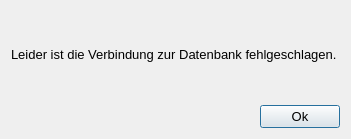
<?xml version="1.0" encoding="UTF-8"?>
<ui version="4.0">
 <class>NoDatabaseConnectionDialog</class>
 <widget class="QDialog" name="NoDatabaseConnectionDialog">
  <property name="geometry">
   <rect>
    <x>0</x>
    <y>0</y>
    <width>351</width>
    <height>139</height>
   </rect>
  </property>
  <property name="font">
   <font>
    <family>Arial</family>
    <pointsize>10</pointsize>
   </font>
  </property>
  <property name="windowTitle">
   <string>Keine Verbindung zur Datenbank</string>
  </property>
  <property name="windowIcon">
   <iconset resource="resources.qrc">
    <normaloff>:/logos/logo_oceancare_2.png</normaloff>:/logos/logo_oceancare_2.png</iconset>
  </property>
  <layout class="QVBoxLayout" name="verticalLayout">
   <item>
    <spacer name="verticalSpacer_2">
     <property name="orientation">
      <enum>Qt::Vertical</enum>
     </property>
     <property name="sizeHint" stdset="0">
      <size>
       <width>20</width>
       <height>40</height>
      </size>
     </property>
    </spacer>
   </item>
   <item>
    <widget class="QLabel" name="label">
     <property name="text">
      <string>Leider ist die Verbindung zur Datenbank fehlgeschlagen.</string>
     </property>
     <property name="wordWrap">
      <bool>true</bool>
     </property>
    </widget>
   </item>
   <item>
    <spacer name="verticalSpacer">
     <property name="orientation">
      <enum>Qt::Vertical</enum>
     </property>
     <property name="sizeHint" stdset="0">
      <size>
       <width>20</width>
       <height>40</height>
      </size>
     </property>
    </spacer>
   </item>
   <item>
    <layout class="QHBoxLayout" name="horizontalLayout">
     <item>
      <spacer name="horizontalSpacer">
       <property name="orientation">
        <enum>Qt::Horizontal</enum>
       </property>
       <property name="sizeHint" stdset="0">
        <size>
         <width>40</width>
         <height>20</height>
        </size>
       </property>
      </spacer>
     </item>
     <item>
      <widget class="QPushButton" name="pushButtonOfflineMode">
       <property name="text">
        <string>Ok</string>
       </property>
      </widget>
     </item>
    </layout>
   </item>
  </layout>
 </widget>
 <resources>
  <include location="resources.qrc"/>
 </resources>
 <connections/>
</ui>
